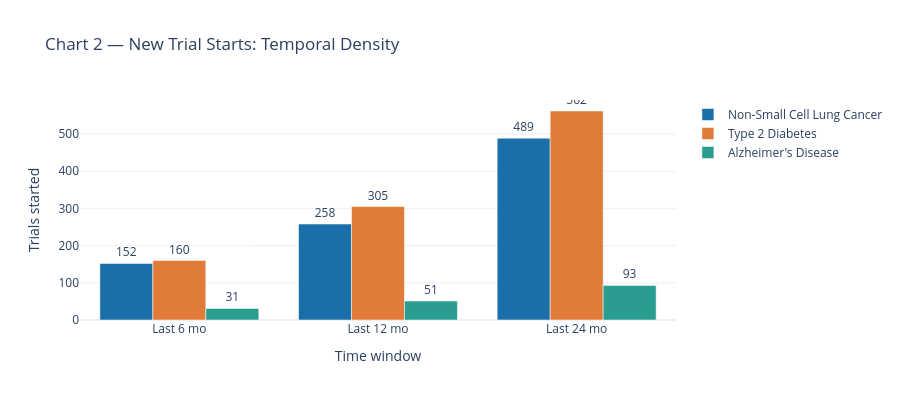
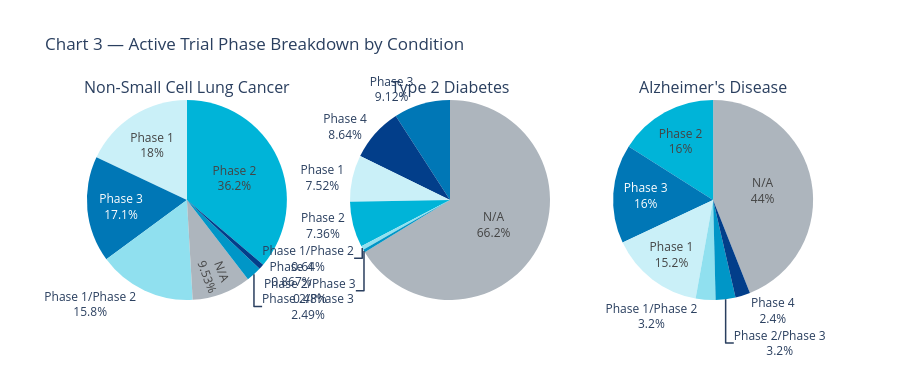

The notebook cell these images were saved under, in order:
### Code cell
# ── Temporal density: new trial starts over time ────────────────────────────
time_windows = ['last_6m', 'last_12m', 'last_24m']
time_labels  = ['Last 6 mo', 'Last 12 mo', 'Last 24 mo']

fig = go.Figure()
for cond, clr in zip(CONDITIONS, COND_COLORS):
    td = landscapes[cond]['temporal_density']
    fig.add_trace(go.Bar(
        name=cond,
        x=time_labels,
        y=[td.get(w, 0) for w in time_windows],
        marker_color=clr,
        text=[td.get(w, 0) for w in time_windows],
        textposition='outside',
    ))

fig.update_layout(
    title='Chart 2 — New Trial Starts: Temporal Density',
    xaxis_title='Time window',
    yaxis_title='Trials started',
    barmode='group',
    template=TEMPLATE,
    height=400,
)
fig.show()

# ── Phase breakdown for active trials ───────────────────────────────────────
fig2 = make_subplots(
    rows=1, cols=3,
    subplot_titles=CONDITIONS,
    specs=[[{'type': 'pie'}, {'type': 'pie'}, {'type': 'pie'}]],
)
from src.competitive_intel import PHASE_COLORS
for col, cond in enumerate(CONDITIONS, start=1):
    pb = landscapes[cond]['phase_breakdown']
    phases = list(pb.keys())
    counts = list(pb.values())
    colors = [PHASE_COLORS.get(p, '#adb5bd') for p in phases]
    fig2.add_trace(
        go.Pie(labels=phases, values=counts, marker_colors=colors,
               textinfo='percent+label', showlegend=False),
        row=1, col=col,
    )
fig2.update_layout(
    title='Chart 3 — Active Trial Phase Breakdown by Condition',
    template=TEMPLATE, height=380,
)
fig2.show()

### Figure 1 — Plotly figure (JSON) as saved in the notebook; plotly's stock layout.template omitted (floating-point values rounded to 4 significant figures)
{"data": [{"marker": {"color": "#1a6fa8"}, "name": "Non-Small Cell Lung Cancer", "text": ["152", "258", "489"], "textposition": "outside", "type": "bar", "x": ["Last 6 mo", "Last 12 mo", "Last 24 mo"], "y": [152, 258, 489]}, {"marker": {"color": "#e07b39"}, "name": "Type 2 Diabetes", "text": ["160", "305", "562"], "textposition": "outside", "type": "bar", "x": ["Last 6 mo", "Last 12 mo", "Last 24 mo"], "y": [160, 305, 562]}, {"marker": {"color": "#2a9d8f"}, "name": "Alzheimer's Disease", "text": ["31", "51", "93"], "textposition": "outside", "type": "bar", "x": ["Last 6 mo", "Last 12 mo", "Last 24 mo"], "y": [31, 51, 93]}], "layout": {"barmode": "group", "height": 400, "title": {"text": "Chart 2 — New Trial Starts: Temporal Density"}, "xaxis": {"title": {"text": "Time window"}}, "yaxis": {"title": {"text": "Trials started"}}}}

### Figure 2 — Plotly figure (JSON) as saved in the notebook; plotly's stock layout.template omitted (floating-point values rounded to 4 significant figures)
{"data": [{"domain": {"x": [0, 0.2889], "y": [0, 1]}, "labels": ["Phase 2", "Phase 1", "Phase 3", "Phase 1/Phase 2", "N/A", "Phase 2/Phase 3", "Phase 4"], "marker": {"colors": ["#00b4d8", "#caf0f8", "#0077b6", "#90e0ef", "#adb5bd", "#0096c7", "#023e8a"]}, "showlegend": false, "textinfo": "percent+label", "type": "pie", "values": [334, 166, 158, 146, 88, 23, 8]}, {"domain": {"x": [0.3556, 0.6444], "y": [0, 1]}, "labels": ["N/A", "Phase 3", "Phase 4", "Phase 1", "Phase 2", "Phase 1/Phase 2", "Phase 2/Phase 3"], "marker": {"colors": ["#adb5bd", "#0077b6", "#023e8a", "#caf0f8", "#00b4d8", "#90e0ef", "#0096c7"]}, "showlegend": false, "textinfo": "percent+label", "type": "pie", "values": [414, 57, 54, 47, 46, 4, 3]}, {"domain": {"x": [0.7111, 1], "y": [0, 1]}, "labels": ["N/A", "Phase 2", "Phase 3", "Phase 1", "Phase 1/Phase 2", "Phase 2/Phase 3", "Phase 4"], "marker": {"colors": ["#adb5bd", "#00b4d8", "#0077b6", "#caf0f8", "#90e0ef", "#0096c7", "#023e8a"]}, "showlegend": false, "textinfo": "percent+label", "type": "pie", "values": [55, 20, 20, 19, 4, 4, 3]}], "layout": {"annotations": [{"font": {"size": 16}, "showarrow": false, "text": "Non-Small Cell Lung Cancer", "x": 0.1444, "xanchor": "center", "xref": "paper", "y": 1, "yanchor": "bottom", "yref": "paper"}, {"font": {"size": 16}, "showarrow": false, "text": "Type 2 Diabetes", "x": 0.5, "xanchor": "center", "xref": "paper", "y": 1, "yanchor": "bottom", "yref": "paper"}, {"font": {"size": 16}, "showarrow": false, "text": "Alzheimer's Disease", "x": 0.8556, "xanchor": "center", "xref": "paper", "y": 1, "yanchor": "bottom", "yref": "paper"}], "height": 380, "title": {"text": "Chart 3 — Active Trial Phase Breakdown by Condition"}}}
